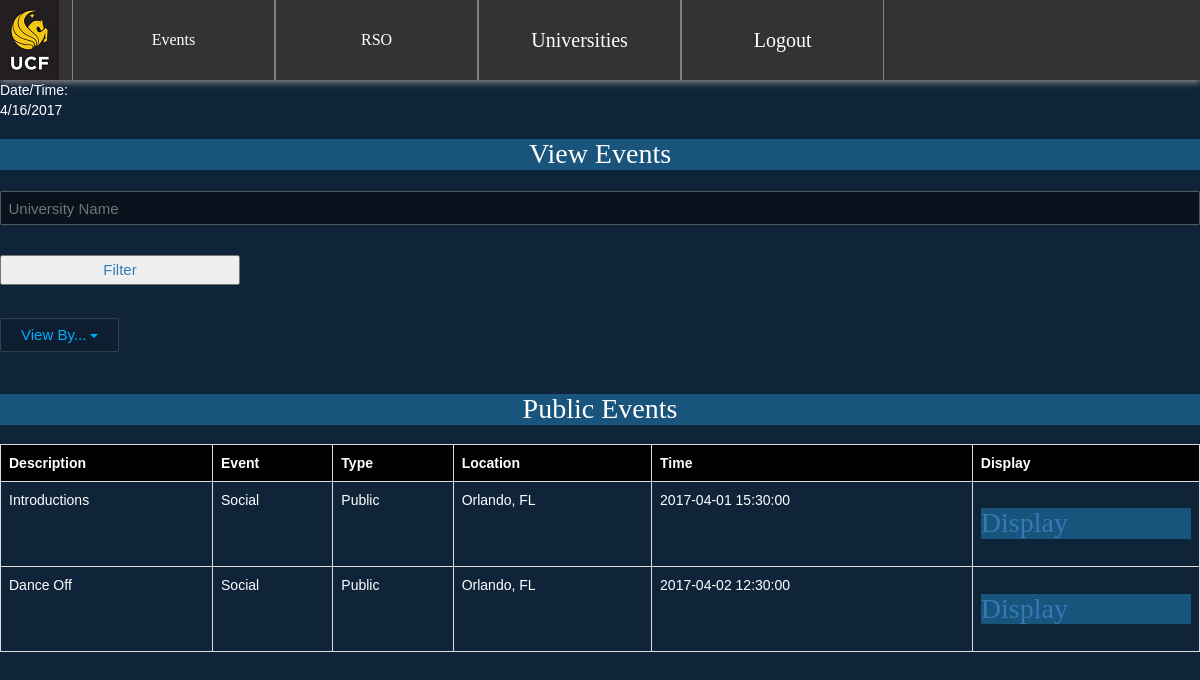
The app's page /Events/public_event.php with its own data.
### tables this page shows
CREATE TABLE events (
    eid INTEGER NOT NULL AUTO_INCREMENT,
    aid INTEGER NOT NULL,
    rsoid INTEGER,
    description VARCHAR(255) NOT NULL,
    time DATETIME NOT NULL,
    venuetype VARCHAR(20) NOT NULL,
    eventtype VARCHAR(20) NOT NULL,
    location VARCHAR(1000) NOT NULL,
    lat FLOAT( 10, 6 ),
    lng FLOAT( 10, 6 ),
    approved BOOLEAN DEFAULT FALSE,
    PRIMARY KEY (eid),
    FOREIGN KEY (aid)
        REFERENCES admin (aid),
	FOREIGN KEY (rsoid)
		REFERENCES rsoaffiliation (rsoid)
);

### Events/public_event.php (the view, shortened to what this page needs)
<!DOCTYPE html>
<?php
    include'../navbar/includes/dbh.php';
?>
<html>
<head>
    <link rel="stylesheet" href="http://maxcdn.bootstrapcdn.com/bootstrap/3.2.0/css/bootstrap.min.css">
    </head>
    <link rel="stylesheet" type="text/css"
    href="../Events/eventstyle.css">
    <p>Date/Time: <span id="datetime"></span></p>
<body>
    <center><h3>View Events</h3></center>
     <form class = "university" action="otherevents.php" method="post">
        <input type="text" name="uni" id="uni" placeholder="University Name" required><br><br>
        <a href="otherevents.php"?id='uni'><input type="submit" name="search" value="Filter"></a><br><br>
        </form>
    <div class="dropdown">
        <button type="content" class="btn btn-default dropdown-toggle" data-toggle="dropdown" aria-expanded="true"> View By...
        <span class="caret"></span>
        </button>
    </div>
<div>
<?php
echo '<br><center><h1>Public Events</h1>';
$sql ="SELECT * FROM events WHERE eventtype='public'";
$result = $mysqli->query($sql);
    if($result->num_rows == 0)
    {
        echo'No public events found';
    }
    else
    {
    ?>
    </div>
        <table class="table table-bordered table-hover myeventtable">
			<tr>
				<th>Description</th>
				<th>Event</th>
				<th>Type</th>
				<th>Location</th>
				<th>Time</th>
                <th>Display</th>
			</tr>
        <div>
        <?php while($row = mysqli_fetch_assoc($result))
            echo'<tr>
				<td>'.$row['description'].'</td>
				<td>'.$row['venuetype'].'</td>
                <td>'.$row['eventtype'].'</td>
                <td>'.$row['location'].'</td>
                <td>'.$row['time'].'</td>
                <td><h3><a href="event_comments.php?varname='.$row['eid'].'">Display</a></h3></td></tr>';
            echo'</table>';
            }
        ?>
    </body>
</html>

### Events/eventstyle.css (style rules this page uses)
* { margin:0; padding:0; }
table.table th { background: black; }
h1 { font-size: 2em; font-family: "Core Sans N W01 35 Light"; font-weight: normal; margin: .67em 0; display: block; background: #19547c; }
h3 { font-size: 2em; font-family: "Core Sans N W01 35 Light"; font-weight: normal; margin: .67em 0; display: block; background: #19547c; }
img { margin-bottom: 20px; }
body { color: #fff; background-color:#f0f0f0; font-family:helvetica; background:url('http://clevertechie.com/img/bnet-bg.jpg') #0f2439 no-repeat center top; }
input[type="submit"] { width:20%; height:2em; padding: 0 10px; margin-top: 0px; margin-bottom: 10px; font-size:15px; line-height:20px; }
select, textarea, input[type="text"], input[type="password"], input[type="email"] { height:30px; width:100%;; display: inline-block; vertical-align: middle; height: 34px; padding: 0 10px; margin-top: 3px; margin-bottom: 10px; font-size: 15px; line-height: 20px; border: 1px solid rgba(255, 255, 255, 0.3); background-color: rgba(0, 0, 0, 0.5); color: rgba(255, 255, 255, 0.7); -moz-box-sizing: border-box; box-sizing: border-box; border-radius: 2px; }
select, table, textarea, input[type="text"], input[type="password"], input[type="email"] { -webkit-appearance: none; -moz-appearance: none; -ms-appearance: none; appearance: none; -webkit-transition: background-position 0.2s, background-color 0.2s, border-color 0.2s, box-shadow 0.2s; transition: background-position 0.2s, background-color 0.2s, border-color 0.2s, box-shadow 0.2s; border-collapse: collapse; padding: 0.5em; }
.btn { text-overflow: ellipsis; white-space: nowrap; overflow: hidden; margin: 3px 0; padding: 6px 20px; font-size: 15px; line-height: 20px; height: 34px; background-color: rgba(0, 0, 0, 0.15); color: #00aeff; border: 1px solid rgba(255, 255, 255, 0.15); box-shadow: 0 0 rgba(0, 0, 0, 0); border-radius: 2px; -webkit-transition: background-color 0.2s, box-shadow 0.2s, background-color 0.2s, border-color 0.2s, color 0.2s; transition: background-color 0.2s, box-shadow 0.2s, background-color 0.2s, border-color 0.2s, color 0.2s; }

### Events/public_event.php (style rules this page uses)
table,tr,th,td { border: 1px solid black; }
.table, th, .td { border: 1px solid black; border-collapse: collapse; }

### records on screen
events: description "Introductions", venuetype "Social", eventtype "Public", location "Orlando, FL", time "2017-04-01 15:30:00"
events: description "Dance Off", venuetype "Social", eventtype "Public", location "Orlando, FL", time "2017-04-02 12:30:00"
